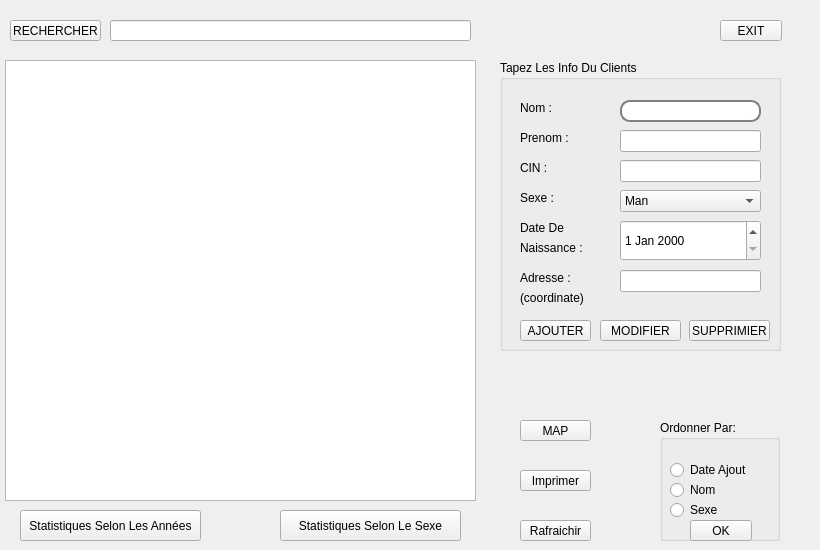
   <widget class="QWidget" name="Clients_Management">
    <attribute name="title">
     <string>GClients</string>
    </attribute>
    <widget class="QGroupBox" name="groupBox_OrderBy">
     <property name="geometry">
      <rect>
       <x>660</x>
       <y>420</y>
       <width>120</width>
       <height>121</height>
      </rect>
     </property>
     <property name="title">
      <string>Ordonner Par:</string>
     </property>
     <widget class="QRadioButton" name="radioButton_Subscription">
      <property name="geometry">
       <rect>
        <x>10</x>
        <y>40</y>
        <width>97</width>
        <height>20</height>
       </rect>
      </property>
      <property name="styleSheet">
       <string notr="true"/>
      </property>
      <property name="text">
       <string>Date Ajout</string>
      </property>
     </widget>
     <widget class="QRadioButton" name="radioButton_Names">
      <property name="geometry">
       <rect>
        <x>10</x>
        <y>60</y>
        <width>97</width>
        <height>20</height>
       </rect>
      </property>
      <property name="text">
       <string>Nom</string>
      </property>
     </widget>
     <widget class="QRadioButton" name="radioButton_Gender">
      <property name="geometry">
       <rect>
        <x>10</x>
        <y>80</y>
        <width>97</width>
        <height>20</height>
       </rect>
      </property>
      <property name="text">
       <string>Sexe</string>
      </property>
     </widget>
     <widget class="QPushButton" name="pushButton_OK">
      <property name="geometry">
       <rect>
        <x>30</x>
        <y>100</y>
        <width>62</width>
        <height>21</height>
       </rect>
      </property>
      <property name="text">
       <string>OK</string>
      </property>
     </widget>
    </widget>
    <widget class="QGroupBox" name="groupBox_ClientInfo">
     <property name="geometry">
      <rect>
       <x>500</x>
       <y>60</y>
       <width>281</width>
       <height>291</height>
      </rect>
     </property>
     <property name="title">
      <string>Tapez Les Info Du Clients</string>
     </property>
     <widget class="QPushButton" name="pushButton_Add">
      <property name="geometry">
       <rect>
        <x>20</x>
        <y>260</y>
        <width>71</width>
        <height>21</height>
       </rect>
      </property>
      <property name="text">
       <string>AJOUTER</string>
      </property>
     </widget>
     <widget class="QLabel" name="label">
      <property name="geometry">
       <rect>
        <x>20</x>
        <y>40</y>
        <width>91</width>
        <height>16</height>
       </rect>
      </property>
      <property name="text">
       <string>Nom :</string>
      </property>
     </widget>
     <widget class="QLabel" name="label_2">
      <property name="geometry">
       <rect>
        <x>20</x>
        <y>70</y>
        <width>91</width>
        <height>16</height>
       </rect>
      </property>
      <property name="text">
       <string>Prenom :</string>
      </property>
     </widget>
     <widget class="QLabel" name="label_3">
      <property name="geometry">
       <rect>
        <x>20</x>
        <y>130</y>
        <width>56</width>
        <height>16</height>
       </rect>
      </property>
      <property name="text">
       <string>Sexe :</string>
      </property>
     </widget>
     <widget class="QLineEdit" name="lineEdit_FirstName">
      <property name="geometry">
       <rect>
        <x>120</x>
        <y>40</y>
        <width>141</width>
        <height>22</height>
       </rect>
      </property>
      <property name="styleSheet">
       <string notr="true">QLineEdit {
    border: 2px solid gray;
    border-radius: 10px;
    padding: 0 8px;
    background: white;
    selection-background-color: darkgray;
}</string>
      </property>
     </widget>
     <widget class="QLineEdit" name="lineEdit_LastName">
      <property name="geometry">
       <rect>
        <x>120</x>
        <y>70</y>
        <width>141</width>
        <height>22</height>
       </rect>
      </property>
     </widget>
     <widget class="QComboBox" name="comboBox_Gender">
      <property name="geometry">
       <rect>
        <x>120</x>
        <y>130</y>
        <width>141</width>
        <height>22</height>
       </rect>
      </property>
      <property name="styleSheet">
       <string notr="true"/>
      </property>
      <item>
       <property name="text">
        <string>Man</string>
       </property>
      </item>
      <item>
       <property name="text">
        <string>Woman</string>
       </property>
      </item>
     </widget>
     <widget class="QLabel" name="label_4">
      <property name="geometry">
       <rect>
        <x>20</x>
        <y>160</y>
        <width>91</width>
        <height>16</height>
       </rect>
      </property>
      <property name="text">
       <string>Date De </string>
      </property>
     </widget>
     <widget class="QDateEdit" name="dateEdit_BirthDate">
      <property name="geometry">
       <rect>
        <x>120</x>
        <y>160</y>
        <width>141</width>
        <height>41</height>
       </rect>
      </property>
      <property name="styleSheet">
       <string notr="true"/>
      </property>
     </widget>
     <widget class="QPushButton" name="pushButton_modify">
      <property name="geometry">
       <rect>
        <x>100</x>
        <y>260</y>
        <width>81</width>
        <height>21</height>
       </rect>
      </property>
      <property name="text">
       <string>MODIFIER</string>
      </property>
     </widget>
     <widget class="QLineEdit" name="lineEdit_CIN">
      <property name="geometry">
       <rect>
        <x>120</x>
        <y>100</y>
        <width>141</width>
        <height>22</height>
       </rect>
      </property>
     </widget>
     <widget class="QLabel" name="label_5">
      <property name="geometry">
       <rect>
        <x>20</x>
        <y>100</y>
        <width>71</width>
        <height>16</height>
       </rect>
      </property>
      <property name="text">
       <string>CIN :</string>
      </property>
     </widget>
     <widget class="QPushButton" name="pushButton_delete">
      <property name="geometry">
       <rect>
        <x>189</x>
        <y>260</y>
        <width>81</width>
        <height>21</height>
       </rect>
      </property>
      <property name="text">
       <string>SUPPRIMIER</string>
      </property>
     </widget>
     <widget class="QLabel" name="label_6">
      <property name="geometry">
       <rect>
        <x>20</x>
        <y>180</y>
        <width>71</width>
        <height>16</height>
       </rect>
      </property>
      <property name="text">
       <string>Naissance :</string>
      </property>
     </widget>
     <widget class="QLineEdit" name="lineEdit_Adresse">
      <property name="geometry">
       <rect>
        <x>120</x>
        <y>210</y>
        <width>141</width>
        <height>22</height>
       </rect>
      </property>
     </widget>
     <widget class="QLabel" name="label_7">
      <property name="geometry">
       <rect>
        <x>20</x>
        <y>210</y>
        <width>91</width>
        <height>16</height>
       </rect>
      </property>
      <property name="text">
       <string>Adresse :</string>
      </property>
     </widget>
     <widget class="QLabel" name="label_8">
      <property name="geometry">
       <rect>
        <x>20</x>
        <y>230</y>
        <width>71</width>
        <height>16</height>
       </rect>
      </property>
      <property name="text">
       <string>(coordinate)</string>
      </property>
     </widget>
    </widget>
    <widget class="QLineEdit" name="lineEdit_SearchBar">
     <property name="geometry">
      <rect>
       <x>110</x>
       <y>20</y>
       <width>361</width>
       <height>21</height>
      </rect>
     </property>
    </widget>
    <widget class="QPushButton" name="pushButton_Search">
     <property name="geometry">
      <rect>
       <x>10</x>
       <y>20</y>
       <width>91</width>
       <height>21</height>
      </rect>
     </property>
     <property name="text">
      <string>RECHERCHER</string>
     </property>
    </widget>
    <widget class="QPushButton" name="pushButton_Quit">
     <property name="geometry">
      <rect>
       <x>720</x>
       <y>20</y>
       <width>62</width>
       <height>21</height>
      </rect>
     </property>
     <property name="text">
      <string>EXIT</string>
     </property>
    </widget>
    <widget class="QPushButton" name="pushButton_ShowAll">
     <property name="geometry">
      <rect>
       <x>520</x>
       <y>520</y>
       <width>71</width>
       <height>21</height>
      </rect>
     </property>
     <property name="text">
      <string>Rafraichir</string>
     </property>
    </widget>
    <widget class="QTableView" name="tableView">
     <property name="geometry">
      <rect>
       <x>5</x>
       <y>60</y>
       <width>471</width>
       <height>441</height>
      </rect>
     </property>
    </widget>
    <widget class="QPushButton" name="pushButton_print">
     <property name="geometry">
      <rect>
       <x>520</x>
       <y>470</y>
       <width>71</width>
       <height>21</height>
      </rect>
     </property>
     <property name="text">
      <string>Imprimer</string>
     </property>
    </widget>
    <widget class="QPushButton" name="pushButton_Stats">
     <property name="geometry">
      <rect>
       <x>280</x>
       <y>510</y>
       <width>181</width>
       <height>31</height>
      </rect>
     </property>
     <property name="text">
      <string>Statistiques Selon Le Sexe</string>
     </property>
    </widget>
    <widget class="QPushButton" name="pushButton_StatsNB">
     <property name="geometry">
      <rect>
       <x>20</x>
       <y>510</y>
       <width>181</width>
       <height>31</height>
      </rect>
     </property>
     <property name="text">
      <string>Statistiques Selon Les Années</string>
     </property>
    </widget>
    <widget class="QPushButton" name="MAP">
     <property name="geometry">
      <rect>
       <x>520</x>
       <y>420</y>
       <width>71</width>
       <height>21</height>
      </rect>
     </property>
     <property name="text">
      <string>MAP</string>
     </property>
    </widget>
    <widget class="QLabel" name="label_info_client">
     <property name="geometry">
      <rect>
       <x>480</x>
       <y>360</y>
       <width>331</width>
       <height>41</height>
      </rect>
     </property>
     <property name="text">
      <string/>
     </property>
    </widget>
   </widget>
